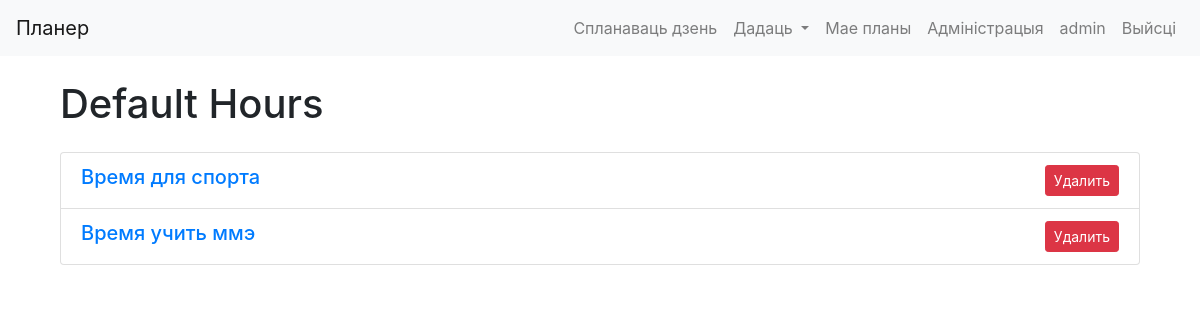
Page /calendar/view_default_hours/ (signed in) on the earlier database version.
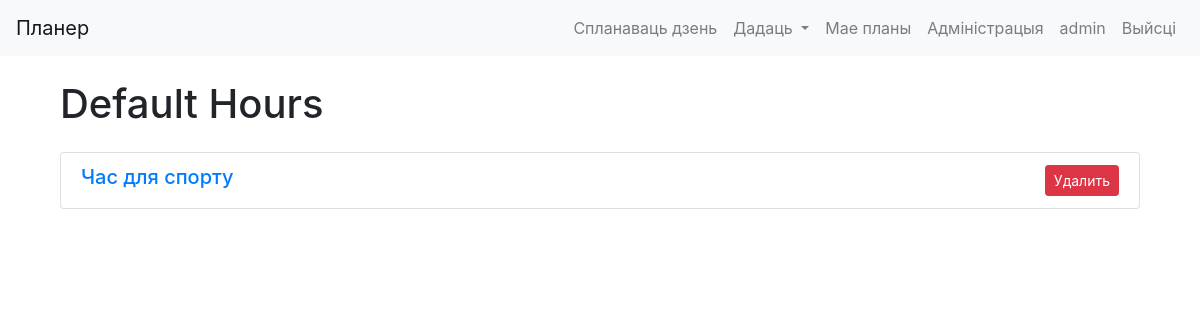
Same page on the later database version.
### cal/models.py (models this page shows, shortened)
class DefaultHour(models.Model):
    name = models.CharField(max_length=63)
    start_time_monday = models.TimeField(null=True, blank=True)
    end_time_monday = models.TimeField(null=True, blank=True)
    start_time_tuesday = models.TimeField(null=True, blank=True)
    end_time_tuesday = models.TimeField(null=True, blank=True)
    start_time_wednesday = models.TimeField(null=True, blank=True)
    end_time_wednesday = models.TimeField(null=True, blank=True)
    start_time_thursday = models.TimeField(null=True, blank=True)
    end_time_thursday = models.TimeField(null=True, blank=True)
    start_time_friday = models.TimeField(null=True, blank=True)
    end_time_friday = models.TimeField(null=True, blank=True)
    start_time_saturday = models.TimeField(null=True, blank=True)
    end_time_saturday = models.TimeField(null=True, blank=True)
    start_time_sunday = models.TimeField(null=True, blank=True)
    end_time_sunday = models.TimeField(null=True, blank=True)

### cal/views.py (the view)
# urls.py: path('view_default_hours/', views.view_default_hours, name='view_default_hours'),
@login_required
@user_passes_test(admin_check)
def view_default_hours(request):
    hours = DefaultHour.objects.all()
    return render(request, 'cal/view_default_hours.html', {'hours': hours})

### cal/views.py (called while the page is built)
def admin_check(user):
    return user.is_superuser

### cal/templates/cal/view_default_hours.html (shortened to what this page needs)
{% extends "cal/layout.html" %}
{% load static %}
{% block content %}
<div class="container-fluid">
    <h1 class="my-4">Default Hours</h1>
    <div class="row">
      <div class="col">
        <div class="list-group">
          {% for hour in hours %}
            <div class="list-group-item">
              <div class="d-flex w-100 justify-content-between">
                <a href="{% url 'cal:edit_default_hour' hour.id %}">
                  <h5 class="mb-1">{{ hour.name }}</h5>
                </a>
                <form method="post" action="{% url 'cal:delete_default_hour' hour.id %}">
                  <button class="btn btn-danger btn-sm" type="submit">Удалить</button>
                </form>
              </div>
            </div>
          {% endfor %}
        </div>
      </div>
    </div>
  </div>
  </div>
{% endblock %}

Differences in the rows shown:
removed DefaultHour: name "Время для спорта"
removed DefaultHour: name "Время учить ммэ"
added DefaultHour: name "Час для спорту"
